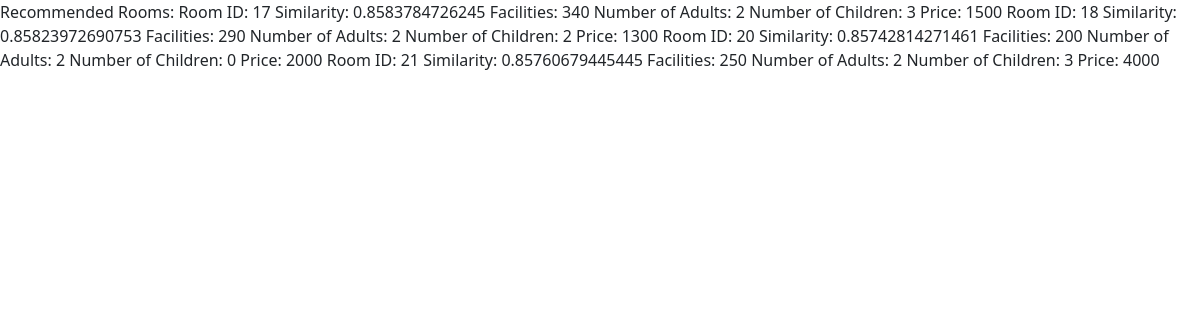
Screenshot of /admin/recomendation.php?id=19 with the database file from the repository.
### tables this page shows
CREATE TABLE `rooms` (
  `id` int(11) NOT NULL,
  `name` varchar(50) NOT NULL,
  `area` int(11) NOT NULL,
  `price` int(11) NOT NULL,
  `quantity` int(11) NOT NULL,
  `adult` int(11) NOT NULL,
  `children` int(11) NOT NULL,
  `description` varchar(255) NOT NULL,
  `status` tinyint(4) NOT NULL DEFAULT 1,
  `removed` int(11) NOT NULL DEFAULT 0
);

### admin/recomendation.php (the view, shortened to what this page needs)
<?php
require('inc/db_config.php');
 require('inc/links.php');
function cosineSimilarity($vec1, $vec2)
{
    $dotProduct = 0;
    $magnitude1 = 0;
    $magnitude2 = 0;
    foreach ($vec1 as $key => $value) {
        if (isset($vec2[$key]) && is_numeric($value) && is_numeric($vec2[$key])) {
            $dotProduct += $value * $vec2[$key];
            $magnitude1 += $value * $value;
            $magnitude2 += $vec2[$key] * $vec2[$key];
        }
    }
    $magnitude = sqrt($magnitude1) * sqrt($magnitude2);
    return $magnitude != 0 ? $dotProduct / $magnitude : 0;
}
$selectedRoomId = $_GET['id'];
$selectedRoomAttributes = array();
$sql = "SELECT area, adult,children, price FROM rooms WHERE id = $selectedRoomId ";
$result = $con->query($sql);
if ($result->num_rows > 0) {
    while ($row = $result->fetch_assoc()) {
        $selectedRoomAttributes = array(
            'facilities' => explode(",", $row['area']),
            'num_adults' => $row['adult'],
            'num_children' => $row['children'],
            'price' => $row['price']
        );
    }
}
$allRoomsAttributes = array();
$sql = "SELECT id, area, adult,children, price FROM rooms WHERE id != $selectedRoomId AND status=1 AND removed=0";
$result = $con->query($sql);
if ($result->num_rows > 0) {
    while ($row = $result->fetch_assoc()) {
        $allRoomsAttributes[$row['id']] = array(
            'facilities' => explode(",", $row['area']),
            'num_adults' => $row['adult'],
            'num_children' => $row['children'],
            'price' => $row['price']
        );
    }
}
$similarities = array();
foreach ($allRoomsAttributes as $roomId => $attributes) {
    $similarity = cosineSimilarity($selectedRoomAttributes, $attributes);
    $similarities[$roomId] = $similarity;
}
$top5Similarities = array_slice($similarities, 0, 5, true);
foreach ($top5Similarities as $roomId => $similarity) {
    $sql = "SELECT * FROM rooms WHERE id = $roomId";
    $result = $con->query($sql);
    if ($result->num_rows > 0) {
        $row = $result->fetch_assoc();
        $facilities = implode(", ", explode(",", $row['area']));
        echo "Room ID: $roomId\n";
        echo "Similarity: $similarity\n";
        echo "Facilities: $facilities\n";
        echo "Number of Adults: {$row['adult']}\n";
        echo "Number of Children: {$row['children']}\n";
        echo "Price: {$row['price']}\n";
    }
}
?>

### rows the page displays
rooms: roomId "17", similarity "0.8583784726245", area "340", adult "2", children "3", price "1500"
rooms: roomId "18", similarity "0.85823972690753", area "290", adult "2", children "2", price "1300"
rooms: roomId "20", similarity "0.85742814271461", area "200", adult "2", children "0", price "2000"
rooms: roomId "21", similarity "0.85760679445445", area "250", adult "2", children "3", price "4000"
